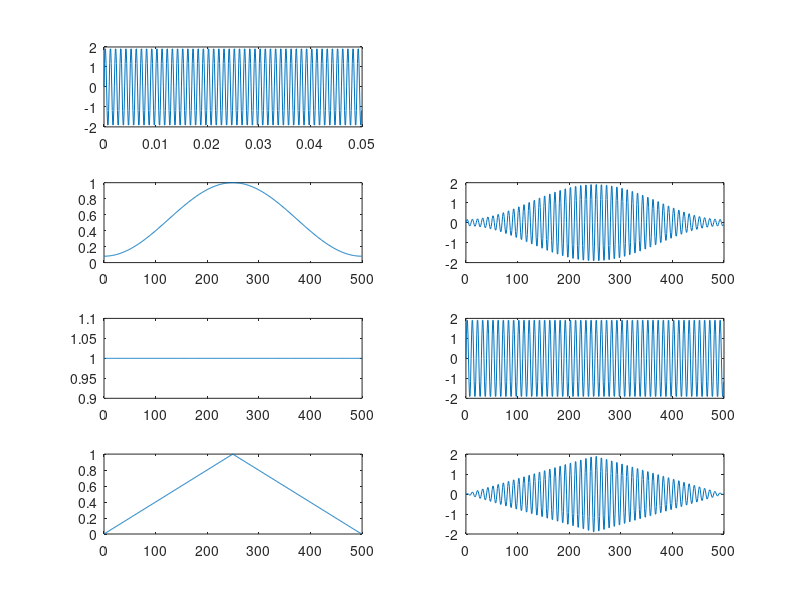

This chart was generated by the following MATLAB code:
clc;
clear all;
close all;

a=2;
f=1000;
fs=10000;
t=0:1/fs:0.05-(1/fs);
x=a*sin(2*pi*f*t);
subplot(4,2,1);
plot(t,x);

N=500;
n=0:N-1;
%hamming window
hw=0.54-0.46*cos((2*pi*n)/(N-1));
subplot(4,2,3);
plot(n,hw);

hamming= x.*hw;
subplot(4,2,4);
plot(n,hamming);
%rectangular window
rw=ones(1,N);
subplot(4,2,5);
plot(n,rw);

rectangular=x.*rw;
subplot(4,2,6);
plot(n,rectangular);
%triangular window
tw=1-(abs(2*n-N+1)/(N-1));
subplot(4,2,7);
plot(n,tw);

triangular=x.*tw;
subplot(4,2,8);
plot(n,triangular);